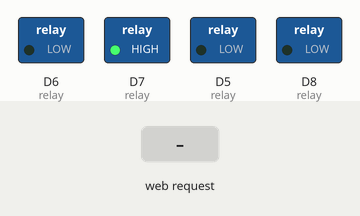
This sketch was run on a simulated ESP8266 (NodeMCU). On the bench: switched loads named in the sketch (green lamp = pin HIGH). The inputs (shaded band) are chosen by the test bench. WiFi joins after 1.5 s; servers stay silent unless stated; what the sketch prints to the serial monitor is not drawn.

Above: at 2.7 s.
2.8 s: HTTP request GET /ON1 received
At 4.3 s:
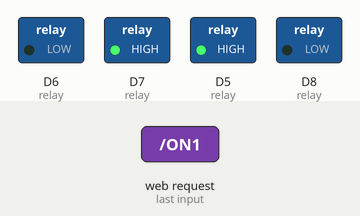
5.3 s: HTTP request GET /OF3 received
At 7.4 s:
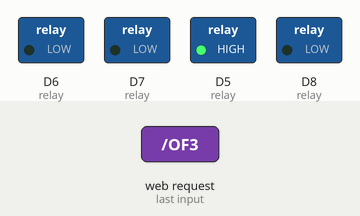
7.8 s: HTTP request GET /ON2 received
At 9.3 s:
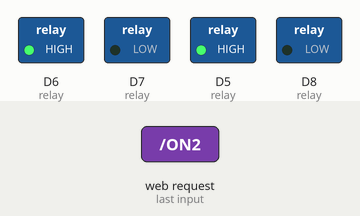
10.3 s: HTTP request GET /ON3 received
At 12.5 s:
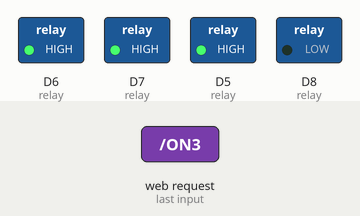
12.8 s: HTTP request GET /ON4 received
At 14.3 s:
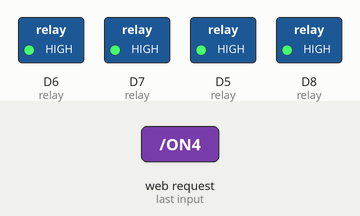
15.3 s: HTTP request GET /OF1 received
At 17.4 s:
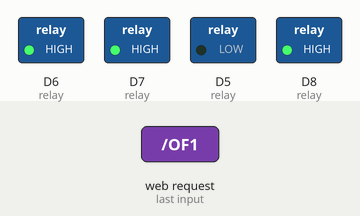
Timing chart, 0 to 18.8 s (numbered marks = the images above; inputs shaded):
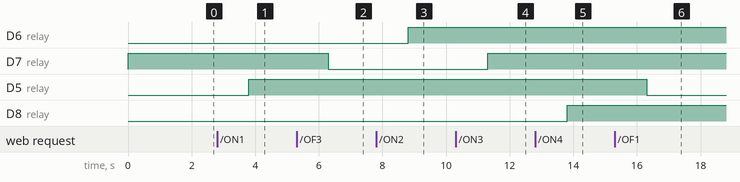

Measured:
- after the input at 2.8 s, D5 (relay): LOW → HIGH after 1.0 s
- after the input at 5.3 s, D7 (relay): HIGH → LOW after 1.0 s
- after the input at 7.8 s, D6 (relay): LOW → HIGH after 1.0 s
- after the input at 10.3 s, D7 (relay): LOW → HIGH after 1.0 s
- after the input at 12.8 s, D8 (relay): LOW → HIGH after 1.0 s
- after the input at 15.3 s, D5 (relay): HIGH → LOW after 1.0 s

The sketch:

wifi_led.ino
```cpp
//Original source code : http://enrique.latorres.org/2017/10/17/testing-lolin-nodemcu-v3-esp8266/
//Download LoLin NodeMCU V3 ESP8266 Board for Arduino IDE (json) : http://arduino.esp8266.com/stable/package_esp8266com_index.json
#include <ESP8266WiFi.h>
const char* ssid = "your SSID";
const char* password = "Your password";
int ledPin = 2; // Arduino standard is GPIO13 but lolin nodeMCU is 2 http://www.esp8266.com/viewtopic.php?f=26&t=13410#p61332
WiFiServer server(80);
void setup() {
 Serial.begin(115200);
 delay(10);
 pinMode(D5, OUTPUT); // relay
  pinMode(D6, OUTPUT); // relay
   pinMode(D7, OUTPUT); // relay
    pinMode(D8, OUTPUT);// relay
 digitalWrite(D7, HIGH);// relay
// Connect to WiFi network
Serial.println();
Serial.println();
 Serial.print("Connecting to ");
 Serial.print(ssid);

WiFi.begin(ssid, password);
while (WiFi.status() != WL_CONNECTED) {
 delay(500);
 Serial.print(".");
 }
 Serial.println("");
 Serial.println("WiFi connected");

// Start the server
 server.begin();
 Serial.println("Server started");

// Print the IP address
 Serial.print("Use this URL to connect: ");
 Serial.print("http://");
 Serial.print(WiFi.localIP());
 Serial.println("/");

}

void loop() {
 // Check if a client has connected
 WiFiClient client = server.available();
 if (!client) {
 return;
 }

// Wait until the client sends some data
 Serial.println("new client");
 while(!client.available()){
 delay(1);
 }

// Read the first line of the request
 String request = client.readStringUntil('r');
 Serial.println(request);
 client.flush();

// Match the request
 //Lolin nodeMCU has inverted the LED.
 //Low level turns on the led
 //while High level turns it off

//initially off
 if (request.indexOf("/ON1") != -1) {
 digitalWrite(D5, HIGH);

 }
 if (request.indexOf("/ON2") != -1) {
 digitalWrite(D6, HIGH);

 }
 if (request.indexOf("/ON3") != -1) {
 digitalWrite(D7, HIGH);

 }
 if (request.indexOf("/ON4") != -1) {
 digitalWrite(D8, HIGH);

 }
 if (request.indexOf("/OF1") != -1) {
 digitalWrite(D5, LOW);

 }
 if (request.indexOf("OF2") != -1) {
 digitalWrite(D6, LOW);

 }
 if (request.indexOf("/OF3") != -1) {
 digitalWrite(D7, LOW);

 }
 if (request.indexOf("/OF4") != -1) {
 digitalWrite(D8, LOW);

 }

// Set ledPin according to the request
 //digitalWrite(ledPin, value);

// Return the response
 client.println("HTTP/1.1 200 OK");
 client.println("Content-Type: text/html");
 client.println("");
 client.println("<!DOCTYPE HTML>");
 client.println("<html>");
 client.println("<meta name=\"viewport\" content=\"width=device-width, initial-scale=1\">");
 client.println("<link rel=\"stylesheet\" href=\"http://osamaelkassaby.online/ard/style.css\">");

 client.print("<body> ");
 //High=off
 //Low=on
// HTML ON
 client.print("<main class=\"btns\">");
 client.print("<div class=\"btn-on\"><a href=\"ON1\"> <button> ON S (1) </button> </a></div>");
 client.print("<div class=\"btn-on\"><a href=\"ON2\"> <button> ON S (2) </button> </a></div>");
 client.print("<div class=\"btn-on\"><a href=\"ON3\"> <button> ON S (3) </button> </a></div>");
 client.print("<div class=\"btn-on\"><a href=\"ON4\"> <button> ON S (4) </button> </a></div>");
 client.println("</main>");
// HTML OF
 client.print("<main class=\"btns\">");
 client.print("<div class=\"btn-of\"><a href=\"OF1\"> <button> OF S (1) </button> </a></div>");
 client.print("<div class=\"btn-of\"><a href=\"OF2\"> <button> OF S (2) </button> </a></div>");
 client.print("<div class=\"btn-of\"><a href=\"OF3\"> <button> OF S (3) </button> </a></div>");
 client.print("<div class=\"btn-of\"><a href=\"OF4\"> <button> OF S (4) </button> </a></div>");

 client.println("</main>");
 client.println("</body>");
 client.println("</html>");

delay(1);
 Serial.println("Client disonnected");
 Serial.println("");
}
```
